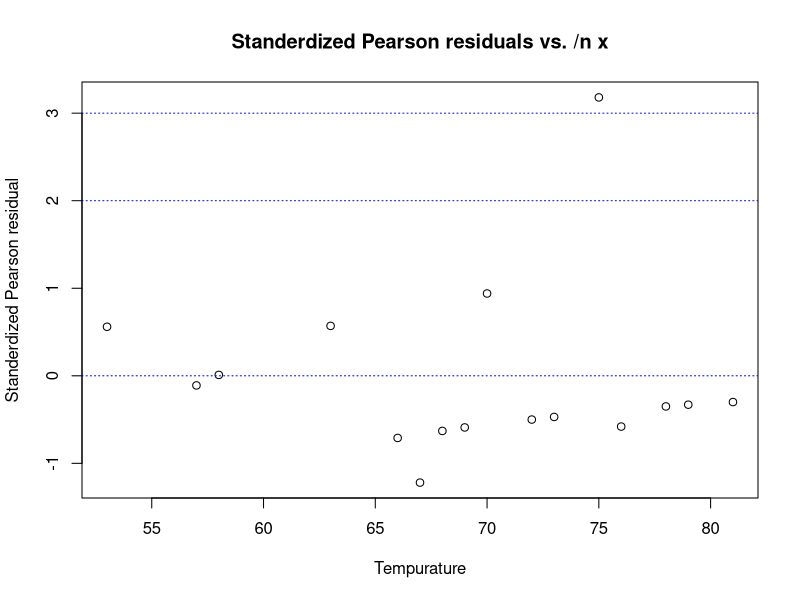

Source code (R):
## ---- chunk 1
knitr::opts_chunk$set(echo = TRUE)
## ---- chunk 2
library(dplyr)
challenger <- read.csv("challenger.csv")
## ---- chunk 3
## Fit a logistic regression model
## Aggregate data
w <- aggregate(O.ring ~ Temp, FUN = sum, data = challenger)
n <- aggregate(O.ring ~ Temp +Number, FUN = length, data = challenger) 

#Each row has 6 obs, so multiply each length by 6 to get number of Trials.
n %>% mutate(Trials = Number*O.ring) %>% select(-Number, -O.ring) -> n 

# Output data
aggdat <- data.frame(O.ring = w$O.ring, Temp = w$Temp, Trials = n$Trials)
aggdat %>% mutate(Proportion = round(O.ring/Trials, 2)) -> aggdat

## Use summary() to examine residual deviance and df
lfit <- glm(O.ring/Trials ~ Temp, weights = Trials, family = binomial(link = "logit"), data = aggdat)
(lsum <- summary(lfit))
rdev <- lfit$deviance 
dfr <- lfit$df.residual 

# Deviance/df statistic
ddf <- rdev/dfr 
thresh2 <- 1 + 2*sqrt(2/dfr) 
thresh3 <- 1 + 3*sqrt(2/dfr) 
round(c(rdev, dfr, ddf, thresh2, thresh3), digits=2)
## ---- chunk 4
## Graphic assessment of residuals
s.res <- rstandard(lfit, type = "pearson")
grp <- round(data.frame(aggdat, s.res), 2)
plot(x=grp$Temp, y=grp$s.res, xlab = "Tempurature", ylab = "Standerdized Pearson residual", main = "Standerdized Pearson residuals vs. /n x")
abline(h = c(3, 2, 0, -2, -3), lty = "dotted", col = "blue")
## ---- chunk 5
## LR test
c(rdev, dfr, pchisq(q=rdev, df=dfr, lower.tail=FALSE))
## ---- chunk 6
## Examine expected counts
pi.hat <- predict(lfit, type = "response") 
p.res <- residuals(lfit, type = "pearson") 
pear <- sum(p.res^2)
aggdat$pi.hat <- pi.hat
aggdat$p.res <- p.res
aggdat$exp.succ <- aggdat$Trials * aggdat$pi.hat
aggdat$exp.fail <- aggdat$Trials * (1 - aggdat$pi.hat)
round(aggdat[,c("Temp", "Trials", "pi.hat", "exp.succ", "exp.fail")], digits=2) -> exps
summary(exps[,4:5])
